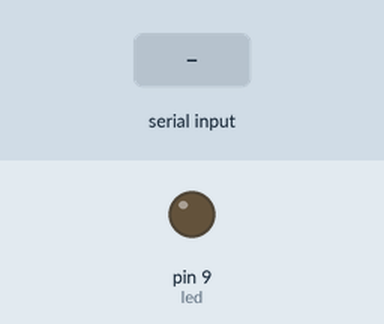
Simulated run of this sketch. Board: Arduino Uno, built with avr-gcc and run on an emulated ATmega328P. Shown: output pins drawn as LEDs (lit = HIGH). The inputs (shaded band) are chosen by the test bench.

Above: at 1.2 s.
1.3 s: "1" received over the second serial link
At 2.5 s:
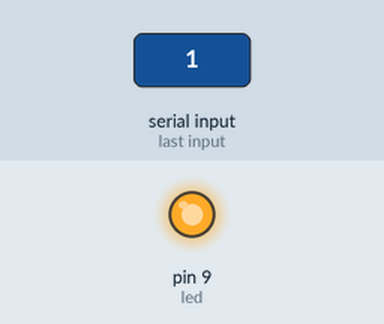
2.8 s: "2" received over the second serial link
At 3.7 s:
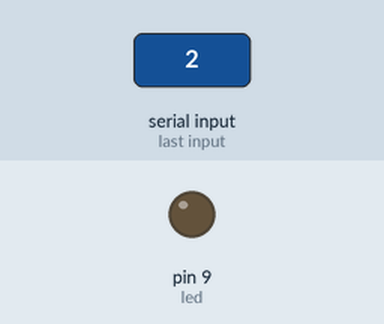
Timing chart, 0 to 5.8 s (numbered marks = the images above; inputs shaded):
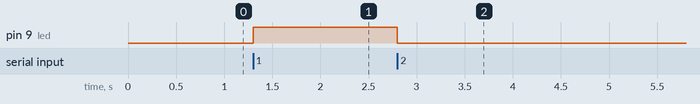

The sketch:

led_bt.ino
```cpp
#include <SoftwareSerial.h>
SoftwareSerial BTSerial(1, 0);
int led = 9;

void setup() {
  BTSerial.begin(9600);
  pinMode(led, OUTPUT);
}

void loop() {
  if(BTSerial.available()){
    char cmd = (char)BTSerial.read();
    if(cmd == '1'){
      digitalWrite(led, HIGH);
    } else if(cmd == '2'){
      digitalWrite(led, LOW);
    }
  }
}
```

Measured:
- after the input at 1.3 s, pin 9 (led): LOW → HIGH at once
- after the input at 2.8 s, pin 9 (led): HIGH → LOW at once
